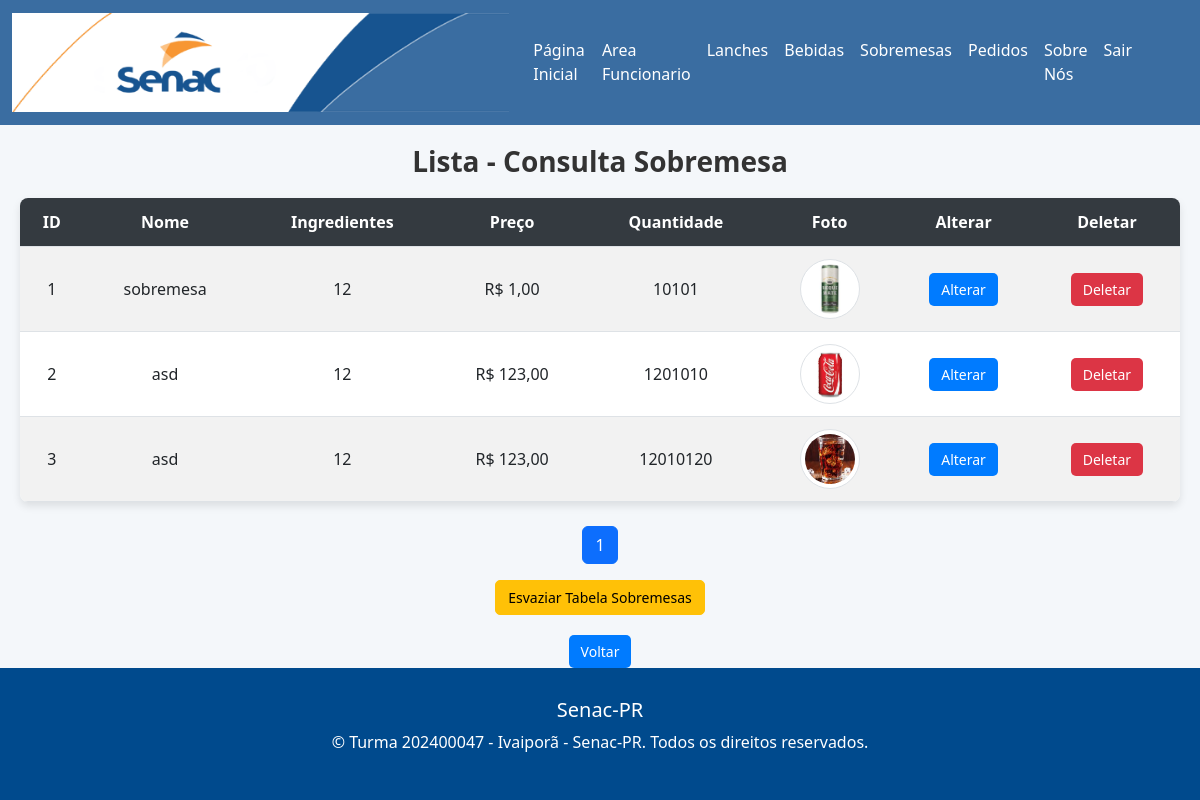
The page /teste_mateus/consulta_sobremesa.php (signed in) on the database its author committed.
### tables this page shows
CREATE TABLE IF NOT EXISTS `sobremesa` (
  `id_sobremesa` int(11) NOT NULL AUTO_INCREMENT,
  `nome` varchar(300) NOT NULL,
  `ingrediente` varchar(300) NOT NULL,
  `preco` varchar(300) NOT NULL,
  `quantidade` int(11) NOT NULL,
  `foto` varchar(300) NOT NULL,
  PRIMARY KEY (`id_sobremesa`)
);

### teste_mateus/consulta_sobremesa.php (the view, shortened to what this page needs)
<?php
include("conexao.php");
$pedidos_por_pagina = 10;
$pagina_atual = isset($_GET['pagina']) ? (int) $_GET['pagina'] : 1;
$offset = ($pagina_atual - 1) * $pedidos_por_pagina;
$total_sobremesas_query = "SELECT COUNT(*) AS total FROM sobremesa";
$total_result = $mysqli->query($total_sobremesas_query);
$total_row = $total_result->fetch_assoc();
$total_sobremesas = $total_row['total'];
$total_paginas = ceil($total_sobremesas / $pedidos_por_pagina);
$consultar_banco = "SELECT * FROM sobremesa LIMIT ?, ?";
$stmt = $mysqli->prepare($consultar_banco);
$stmt->bind_param("ii", $offset, $pedidos_por_pagina);
$stmt->execute();
$retorno_consulta = $stmt->get_result();
?>
<!DOCTYPE html>
<html lang="pt-br">
<head>
    <link href="https://cdn.jsdelivr.net/npm/bootstrap@5.3.0-alpha3/dist/css/bootstrap.min.css" rel="stylesheet">
    <link rel="stylesheet" href="gabriell.css">
</head>
<body>
    <?php include("menu.php") ?>
    <div class="container">
        <div class="especialidade">
            <h1>Lista - Consulta Sobremesa</h1>
        </div>
        <table class="table table-striped">
            <thead>
                <tr>
                    <th>ID</th>
                    <th>Nome</th>
                    <th>Ingredientes</th>
                    <th>Preço</th>
                    <th>Quantidade</th>
                    <th>Foto</th>
                    <th>Alterar</th>
                    <th>Deletar</th>
                </tr>
            </thead>
            <tbody>
                <?php while ($profissional = $retorno_consulta->fetch_assoc()) { ?>
                    <tr>
                        <td><?php echo htmlspecialchars($profissional['id_sobremesa'], ENT_QUOTES, 'UTF-8'); ?></td>
                        <td><?php echo htmlspecialchars($profissional['nome']); ?></td>
                        <td><?php echo htmlspecialchars($profissional['ingrediente']); ?></td>
                        <td><?php echo 'R$ ' . number_format($profissional['preco'], 2, ',', '.'); ?></td>
                        <td><?php echo htmlspecialchars($profissional['quantidade']); ?></td>
                        <td>
                            <img src="<?php echo ($profissional['foto']); ?>" alt="Foto do profissional"
                                class="img-thumbnail">
                        </td>
                        <td><a class="btn btn-primary"
                                href="alterar_sobremesa.php?id_alterar=<?php echo $profissional['id_sobremesa']; ?>">Alterar</a>
                        </td>
                        <td><a class="btn btn-danger"
                                href="deletar_sobremesa.php?id_sobremesa=<?php echo $profissional['id_sobremesa']; ?>">Deletar</a>
                        </td>
                    </tr>
                <?php } ?>
            </tbody>
        </table>
        <nav aria-label="Navegação de páginas" class="mt-4">
            <ul class="pagination justify-content-center">
                <?php for ($i = 1; $i <= $total_paginas; $i++): ?>
                    <li class="page-item <?php echo ($i == $pagina_atual) ? 'active' : ''; ?>">
                        <a class="page-link" href="?pagina=<?php echo $i; ?>"><?php echo $i; ?></a>
                    </li>
                <?php endfor; ?>
            </ul>
        </nav>
        <form method="post" class="text-center"
            onsubmit="return confirm('Você tem certeza que deseja esvaziar a tabela de lanches?');">
            <button type="submit" name="truncate_sobremesa" class="btn btn-warning">Esvaziar Tabela Sobremesas</button>
        </form>
        <div class="back-button">
            <a class="btn btn-primary" href="area_funcionarios.php">Voltar</a>
        </div>
    </div>
    <?php include("rodape.php") ?>
</body>
</html>

### teste_mateus/gabriell.css (style rules this page uses)
body { font-family: Arial, sans-serif; margin: 0; padding: 0; }
body { font-family: Arial, sans-serif; margin: 0; padding: 0; background-color: #f4f4f4; }
.container { max-width: 1200px; margin: 0 auto; padding: 20px; }
h1 { margin: 0; }

### teste_mateus/consulta_sobremesa.php (style rules this page uses)
body { background-color: #f4f7fa; font-family: 'Segoe UI', Tahoma, Geneva, Verdana, sans-serif; }
.especialidade h1 { font-size: 28px; font-weight: bold; margin-bottom: 20px; text-align: center; color: #333; }
.table { margin-top: 20px; border-collapse: separate; border-spacing: 0; box-shadow: 0 4px 8px rgba(0, 0, 0, 0.1); border-radius: 8px; overflow: hidden; }
.table th { background-color: #343a40; color: #fff; text-align: center; }
.table td, .table th { vertical-align: middle; padding: 12px; text-align: center; }
.btn-primary { background-color: #007bff; border: none; transition: background-color 0.3s ease; }
.btn-danger { background-color: #dc3545; border: none; transition: background-color 0.3s ease; }
.btn { border-radius: 5px; padding: 6px 12px; font-size: 14px; transition: transform 0.2s; }
.back-button { margin-top: 20px; display: flex; justify-content: center; }
.img-thumbnail { width: 60px; height: 60px; object-fit: cover; border-radius: 50%; }

### rows shown on the page
sobremesa: id_sobremesa "1", nome "sobremesa", ingrediente "12", preco "1,00", quantidade "10101", foto (picture)
sobremesa: id_sobremesa "2", nome "asd", ingrediente "12", preco "123,00", quantidade "1201010", foto (picture)
sobremesa: id_sobremesa "3", nome "asd", ingrediente "12", preco "123,00", quantidade "12010120", foto (picture)
